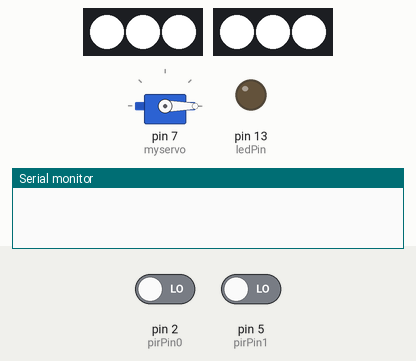
Bench run of a sketch on a simulated Arduino Uno, built with avr-gcc and run on an emulated ATmega328P. Parts: servo, 2 × 3 RGB LEDs in strip order, left to right, output pins drawn as LEDs (lit = HIGH), the last lines printed to the serial monitor. The test bench sets the inputs (shaded band); at power-on: pin 2 (pirPin0) LOW, pin 5 (pirPin1) LOW.

Above: at 2.2 s.
2.3 s: pin 2 (pirPin0) driven HIGH
At 2.7 s:
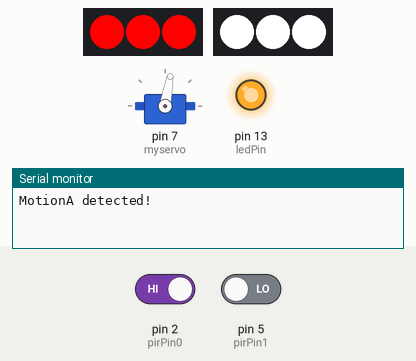
3.8 s: pin 2 (pirPin0) driven LOW
At 5.0 s:
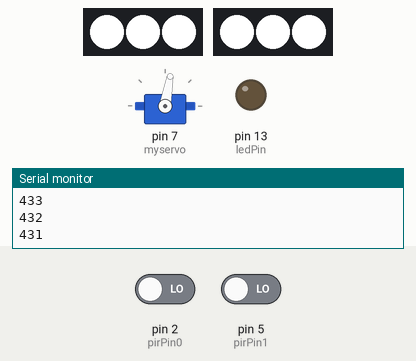
5.8 s: pin 5 (pirPin1) driven HIGH
At 6.9 s:
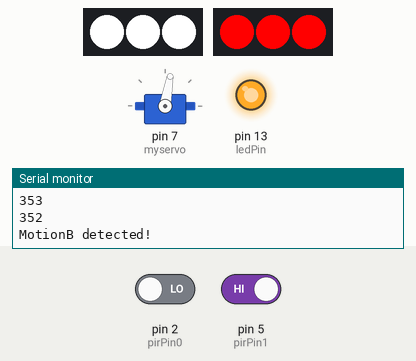
7.3 s: pin 5 (pirPin1) driven LOW
At 7.7 s:
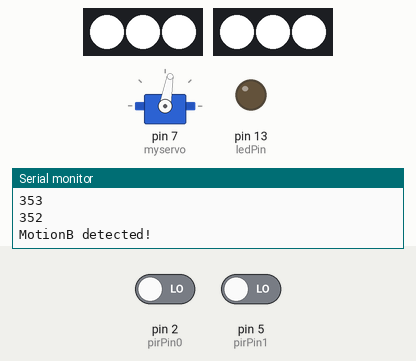
Timing chart, 0 to 14.4 s (numbered marks = the images above; inputs shaded):
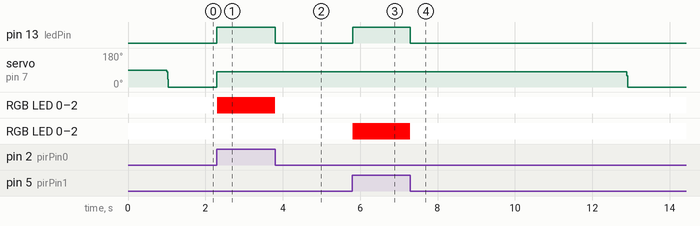

Measured:
- after the input at 2.3 s, pin 13 (ledPin): LOW → HIGH at once; servo on pin 7 (myservo): 0° → 80° at once; RGB LED 0–2: RGB(255, 255, 255) → RGB(255, 0, 0) at once
- after the input at 3.8 s, pin 13 (ledPin): HIGH → LOW at once; RGB LED 0–2: RGB(255, 0, 0) → RGB(255, 255, 255) at once
- after the input at 5.8 s, pin 13 (ledPin): LOW → HIGH at once; RGB LED 0–2: RGB(255, 255, 255) → RGB(255, 0, 0) at once
- after the input at 7.3 s, pin 13 (ledPin): HIGH → LOW at once; servo on pin 7 (myservo): 80° → 0° after 5.6 s; RGB LED 0–2: RGB(255, 0, 0) → RGB(255, 255, 255) at once

The sketch:

SR501_servo_test.ino
```cpp
/* Example code for HC-SR501 PIR motion sensor with Arduino. More info: www.makerguides.com */
// Define connection pins:
#define pirPin0 2
#define pirPin1 5
#define ledPin 13

#include <Servo.h>
#include <FastLED.h>
#define NUM_LEDS 3
#define DATA_PIN 3
#define DATA_PIN1 6
CRGB leds[NUM_LEDS];
CRGB leds1[NUM_LEDS];

Servo myservo;  // create servo object to control a servo
// twelve servo objects can be created on most boards

int pos = 100;    // variable to store the servo position

int timer = 0;
int timerLimit = 500;
// Create variables:
int val0 = 0;
int val1 = 0;
bool motionState = false; // We start with no motion detected.


void setup() {
  // Configure the pins as input or output:
  pinMode(ledPin, OUTPUT);
  pinMode(pirPin0, INPUT);
  pinMode(pirPin1, INPUT);
  myservo.attach(7);
  FastLED.addLeds<NEOPIXEL, DATA_PIN>(leds, NUM_LEDS);
  FastLED.addLeds<NEOPIXEL, DATA_PIN1>(leds1, NUM_LEDS);
   leds[0] = CRGB::White;
       leds[1] = CRGB::White;
        leds[2] = CRGB::White;
         leds1[0] = CRGB::White;
       leds1[1] = CRGB::White;
        leds1[2] = CRGB::White;
      FastLED.show();


  // Begin serial communication at a baud rate of 9600:


  Serial.begin(9600);
  delay(1000);
}
void loop() {


  // Read out the pirPin and store as val:
  val0 = digitalRead(pirPin0);
  val1 = digitalRead(pirPin1);
  // If motion is detected (pirPin = HIGH), do the following:
  if (val0 == HIGH || val1 == HIGH) {
    digitalWrite(ledPin, HIGH); // Turn on the on-board LED.
    // Change the motion state to true (motion detected):
    if (motionState == false) {

      pos = 80;
      myservo.write(pos);

      if(val0 ==HIGH){
        motionState = true;
        Serial.println("MotionA detected!");
         leds[0] = CRGB::Red;
      leds[1] = CRGB::Red;
      leds[2] = CRGB::Red;
        }

      else if(val1 ==HIGH){
        motionState = true;
        Serial.println("MotionB detected!");
         leds1[0] = CRGB::Red;
      leds1[1] = CRGB::Red;
      leds1[2] = CRGB::Red;
        }

      FastLED.show();
      delay(500);

      timer = timerLimit;
    }
  }
  // If no motion is detected (pirPin = LOW), do the following:
  else {
    digitalWrite(ledPin, LOW); // Turn off the on-board LED.
    // Change the motion state to false (no motion):
    if (motionState == true) {
      Serial.println("Motion ended!" + timer);

      leds[0] = CRGB::White;
       leds[1] = CRGB::White;
        leds[2] = CRGB::White;
         leds1[0] = CRGB::White;
       leds1[1] = CRGB::White;
        leds1[2] = CRGB::White;
      FastLED.show();
      delay(500);
      motionState = false;

    }
    if (timer == 0) {
      if (pos >= 0) {
        pos = pos - 20;
        myservo.write(pos);
        delay(10);
      }
    }
    else {
      timer--;
      Serial.println(timer);
      delay(10);
    }
  }
}
```
